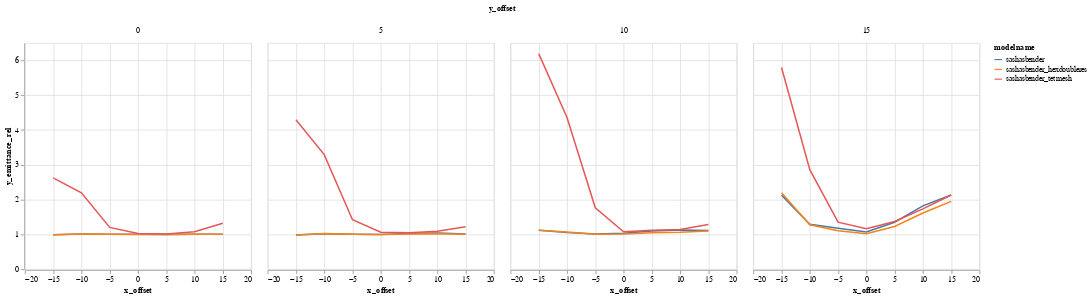

Notebook source saved alongside this figure:
### Code cell
alt.Chart(DATA).mark_line().encode(
    color="modelname",
    column='y_offset:N',
    x='x_offset',
    y='y_emittance_rel',
)

### Figure 1 — Vega-Lite specification as saved in the notebook (floating-point values rounded to 4 significant figures)
{"$schema": "https://vega.github.io/schema/vega-lite/v1.2.1.json", "data": {"values": [{"Unnamed: 0": 0, "losses": 163, "modelname": "sashasbender", "relbeta": 0.002308, "sourceID": 16777222, "sourceName": "x_-15_y_0", "x_emittance": 1.701, "x_emittance_rel": 1.049, "x_norm_emittance": 0.003926, "x_offset": -15, "y_emittance": 1.558, "y_emittance_rel": 0.9911, "y_norm_emittance": 0.003597, "y_offset": 0}, {"Unnamed: 0": 1, "losses": 156, "modelname": "sashasbender", "relbeta": 0.002308, "sourceID": 16777229, "sourceName": "x_-15_y_5", "x_emittance": 1.574, "x_emittance_rel": 0.9878, "x_norm_emittance": 0.003632, "x_offset": -15, "y_emittance": 1.566, "y_emittance_rel": 0.9826, "y_norm_emittance": 0.003615, "y_offset": 5}, {"Unnamed: 0": 2, "losses": 155, "modelname": "sashasbender", "relbeta": 0.002308, "sourceID": 16777236, "sourceName": "x_-15_y_10", "x_emittance": 2.163, "x_emittance_rel": 1.338, "x_norm_emittance": 0.004993, "x_offset": -15, "y_emittance": 1.788, "y_emittance_rel": 1.12, "y_norm_emittance": 0.004127, "y_offset": 10}, {"Unnamed: 0": 3, "losses": 144, "modelname": "sashasbender", "relbeta": 0.002308, "sourceID": 16777243, "sourceName": "x_-15_y_15", "x_emittance": 2.842, "x_emittance_rel": 1.701, "x_norm_emittance": 0.006561, "x_offset": -15, "y_emittance": 3.536, "y_emittance_rel": 2.128, "y_norm_emittance": 0.008163, "y_offset": 15}, {"Unnamed: 0": 4, "losses": 2, "modelname": "sashasbender", "relbeta": 0.002308, "sourceID": 16777220, "sourceName": "x_-10_y_0", "x_emittance": 1.708, "x_emittance_rel": 1.073, "x_norm_emittance": 0.003943, "x_offset": -10, "y_emittance": 1.567, "y_emittance_rel": 1.01, "y_norm_emittance": 0.003618, "y_offset": 0}, {"Unnamed: 0": 5, "losses": 2, "modelname": "sashasbender", "relbeta": 0.002308, "sourceID": 16777227, "sourceName": "x_-10_y_5", "x_emittance": 1.699, "x_emittance_rel": 1.053, "x_norm_emittance": 0.003921, "x_offset": -10, "y_emittance": 1.608, "y_emittance_rel": 1.017, "y_norm_emittance": 0.003711, "y_offset": 5}, {"Unnamed: 0": 6, "losses": 3, "modelname": "sashasbender", "relbeta": 0.002308, "sourceID": 16777234, "sourceName": "x_-10_y_10", "x_emittance": 1.688, "x_emittance_rel": 1.135, "x_norm_emittance": 0.003896, "x_offset": -10, "y_emittance": 1.75, "y_emittance_rel": 1.051, "y_norm_emittance": 0.00404, "y_offset": 10}, {"Unnamed: 0": 7, "losses": 1, "modelname": "sashasbender", "relbeta": 0.002308, "sourceID": 16777241, "sourceName": "x_-10_y_15", "x_emittance": 2.001, "x_emittance_rel": 1.38, "x_norm_emittance": 0.00462, "x_offset": -10, "y_emittance": 2.107, "y_emittance_rel": 1.289, "y_norm_emittance": 0.004863, "y_offset": 15}, {"Unnamed: 0": 8, "losses": 0, "modelname": "sashasbender", "relbeta": 0.002308, "sourceID": 16777218, "sourceName": "x_-5_y_0", "x_emittance": 1.68, "x_emittance_rel": 1.002, "x_norm_emittance": 0.003878, "x_offset": -5, "y_emittance": 1.72, "y_emittance_rel": 1.001, "y_norm_emittance": 0.00397, "y_offset": 0}, {"Unnamed: 0": 9, "losses": 0, "modelname": "sashasbender", "relbeta": 0.002308, "sourceID": 16777225, "sourceName": "x_-5_y_5", "x_emittance": 1.527, "x_emittance_rel": 1.002, "x_norm_emittance": 0.003524, "x_offset": -5, "y_emittance": 1.627, "y_emittance_rel": 1.001, "y_norm_emittance": 0.003757, "y_offset": 5}, {"Unnamed: 0": 10, "losses": 0, "modelname": "sashasbender", "relbeta": 0.002308, "sourceID": 16777232, "sourceName": "x_-5_y_10", "x_emittance": 1.538, "x_emittance_rel": 1.017, "x_norm_emittance": 0.00355, "x_offset": -5, "y_emittance": 1.559, "y_emittance_rel": 1.009, "y_norm_emittance": 0.003599, "y_offset": 10}, {"Unnamed: 0": 11, "losses": 0, "modelname": "sashasbender", "relbeta": 0.002308, "sourceID": 16777239, "sourceName": "x_-5_y_15", "x_emittance": 1.912, "x_emittance_rel": 1.13, "x_norm_emittance": 0.004414, "x_offset": -5, "y_emittance": 1.771, "y_emittance_rel": 1.177, "y_norm_emittance": 0.004088, "y_offset": 15}, {"Unnamed: 0": 12, "losses": 0, "modelname": "sashasbender", "relbeta": 0.002308, "sourceID": 16777216, "sourceName": "x_0_y_0", "x_emittance": 1.544, "x_emittance_rel": 1.003, "x_norm_emittance": 0.003565, "x_offset": 0, "y_emittance": 1.538, "y_emittance_rel": 1.001, "y_norm_emittance": 0.003551, "y_offset": 0}, {"Unnamed: 0": 13, "losses": 0, "modelname": "sashasbender", "relbeta": 0.002308, "sourceID": 16777223, "sourceName": "x_0_y_5", "x_emittance": 1.564, "x_emittance_rel": 1.015, "x_norm_emittance": 0.003609, "x_offset": 0, "y_emittance": 1.534, "y_emittance_rel": 0.9996, "y_norm_emittance": 0.003542, "y_offset": 5}, {"Unnamed: 0": 14, "losses": 0, "modelname": "sashasbender", "relbeta": 0.002308, "sourceID": 16777230, "sourceName": "x_0_y_10", "x_emittance": 1.473, "x_emittance_rel": 1.05, "x_norm_emittance": 0.0034, "x_offset": 0, "y_emittance": 1.528, "y_emittance_rel": 1.035, "y_norm_emittance": 0.003526, "y_offset": 10}, {"Unnamed: 0": 15, "losses": 0, "modelname": "sashasbender", "relbeta": 0.002308, "sourceID": 16777237, "sourceName": "x_0_y_15", "x_emittance": 1.862, "x_emittance_rel": 1.053, "x_norm_emittance": 0.004299, "x_offset": 0, "y_emittance": 1.724, "y_emittance_rel": 1.069, "y_norm_emittance": 0.00398, "y_offset": 15}, {"Unnamed: 0": 16, "losses": 0, "modelname": "sashasbender", "relbeta": 0.002308, "sourceID": 16777217, "sourceName": "x_5_y_0", "x_emittance": 1.555, "x_emittance_rel": 1.003, "x_norm_emittance": 0.003589, "x_offset": 5, "y_emittance": 1.674, "y_emittance_rel": 1.0, "y_norm_emittance": 0.003865, "y_offset": 0}, {"Unnamed: 0": 17, "losses": 0, "modelname": "sashasbender", "relbeta": 0.002308, "sourceID": 16777224, "sourceName": "x_5_y_5", "x_emittance": 1.639, "x_emittance_rel": 1.023, "x_norm_emittance": 0.003784, "x_offset": 5, "y_emittance": 1.51, "y_emittance_rel": 1.024, "y_norm_emittance": 0.003485, "y_offset": 5}, {"Unnamed: 0": 18, "losses": 0, "modelname": "sashasbender", "relbeta": 0.002308, "sourceID": 16777231, "sourceName": "x_5_y_10", "x_emittance": 1.564, "x_emittance_rel": 1.069, "x_norm_emittance": 0.003609, "x_offset": 5, "y_emittance": 1.746, "y_emittance_rel": 1.095, "y_norm_emittance": 0.00403, "y_offset": 10}, {"Unnamed: 0": 19, "losses": 0, "modelname": "sashasbender", "relbeta": 0.002308, "sourceID": 16777238, "sourceName": "x_5_y_15", "x_emittance": 2.025, "x_emittance_rel": 1.267, "x_norm_emittance": 0.004675, "x_offset": 5, "y_emittance": 2.122, "y_emittance_rel": 1.348, "y_norm_emittance": 0.004899, "y_offset": 15}, {"Unnamed: 0": 20, "losses": 0, "modelname": "sashasbender", "relbeta": 0.002308, "sourceID": 16777219, "sourceName": "x_10_y_0", "x_emittance": 1.581, "x_emittance_rel": 1.041, "x_norm_emittance": 0.00365, "x_offset": 10, "y_emittance": 1.601, "y_emittance_rel": 1.001, "y_norm_emittance": 0.003696, "y_offset": 0}, {"Unnamed: 0": 21, "losses": 0, "modelname": "sashasbender", "relbeta": 0.002308, "sourceID": 16777226, "sourceName": "x_10_y_5", "x_emittance": 1.509, "x_emittance_rel": 1.042, "x_norm_emittance": 0.003484, "x_offset": 10, "y_emittance": 1.569, "y_emittance_rel": 1.042, "y_norm_emittance": 0.003623, "y_offset": 5}, {"Unnamed: 0": 22, "losses": 0, "modelname": "sashasbender", "relbeta": 0.002308, "sourceID": 16777233, "sourceName": "x_10_y_10", "x_emittance": 1.944, "x_emittance_rel": 1.116, "x_norm_emittance": 0.004488, "x_offset": 10, "y_emittance": 1.819, "y_emittance_rel": 1.128, "y_norm_emittance": 0.004198, "y_offset": 10}, {"Unnamed: 0": 23, "losses": 0, "modelname": "sashasbender", "relbeta": 0.002308, "sourceID": 16777240, "sourceName": "x_10_y_15", "x_emittance": 2.657, "x_emittance_rel": 1.689, "x_norm_emittance": 0.006133, "x_offset": 10, "y_emittance": 2.748, "y_emittance_rel": 1.818, "y_norm_emittance": 0.006343, "y_offset": 15}, {"Unnamed: 0": 24, "losses": 0, "modelname": "sashasbender", "relbeta": 0.002308, "sourceID": 16777221, "sourceName": "x_15_y_0", "x_emittance": 2.106, "x_emittance_rel": 1.405, "x_norm_emittance": 0.004861, "x_offset": 15, "y_emittance": 1.579, "y_emittance_rel": 1.001, "y_norm_emittance": 0.003645, "y_offset": 0}, {"Unnamed: 0": 25, "losses": 1, "modelname": "sashasbender", "relbeta": 0.002308, "sourceID": 16777228, "sourceName": "x_15_y_5", "x_emittance": 2.025, "x_emittance_rel": 1.288, "x_norm_emittance": 0.004674, "x_offset": 15, "y_emittance": 1.5, "y_emittance_rel": 1.01, "y_norm_emittance": 0.003462, "y_offset": 5}, {"Unnamed: 0": 26, "losses": 0, "modelname": "sashasbender", "relbeta": 0.002308, "sourceID": 16777235, "sourceName": "x_15_y_10", "x_emittance": 1.966, "x_emittance_rel": 1.212, "x_norm_emittance": 0.004539, "x_offset": 15, "y_emittance": 1.791, "y_emittance_rel": 1.108, "y_norm_emittance": 0.004134, "y_offset": 10}, {"Unnamed: 0": 27, "losses": 0, "modelname": "sashasbender", "relbeta": 0.002308, "sourceID": 16777242, "sourceName": "x_15_y_15", "x_emittance": 2.766, "x_emittance_rel": 1.826, "x_norm_emittance": 0.006386, "x_offset": 15, "y_emittance": 3.384, "y_emittance_rel": 2.132, "y_norm_emittance": 0.007812, "y_offset": 15}, {"Unnamed: 0": 0, "losses": 166, "modelname": "sashasbender_hexdoubleres", "relbeta": 0.002308, "sourceID": 16777222, "sourceName": "x_-15_y_0", "x_emittance": 1.614, "x_emittance_rel": 0.9955, "x_norm_emittance": 0.003725, "x_offset": -15, "y_emittance": 1.552, "y_emittance_rel": 0.987, "y_norm_emittance": 0.003582, "y_offset": 0}, {"Unnamed: 0": 1, "losses": 156, "modelname": "sashasbender_hexdoubleres", "relbeta": 0.002308, "sourceID": 16777229, "sourceName": "x_-15_y_5", "x_emittance": 1.589, "x_emittance_rel": 0.9977, "x_norm_emittance": 0.003669, "x_offset": -15, "y_emittance": 1.566, "y_emittance_rel": 0.9824, "y_norm_emittance": 0.003614, "y_offset": 5}, {"Unnamed: 0": 2, "losses": 158, "modelname": "sashasbender_hexdoubleres", "relbeta": 0.002308, "sourceID": 16777236, "sourceName": "x_-15_y_10", "x_emittance": 2.059, "x_emittance_rel": 1.273, "x_norm_emittance": 0.004752, "x_offset": -15, "y_emittance": 1.781, "y_emittance_rel": 1.115, "y_norm_emittance": 0.004111, "y_offset": 10}, {"Unnamed: 0": 3, "losses": 144, "modelname": "sashasbender_hexdoubleres", "relbeta": 0.002309, "sourceID": 16777243, "sourceName": "x_-15_y_15", "x_emittance": 2.979, "x_emittance_rel": 1.782, "x_norm_emittance": 0.006876, "x_offset": -15, "y_emittance": 3.654, "y_emittance_rel": 2.198, "y_norm_emittance": 0.008434, "y_offset": 15}, {"Unnamed: 0": 4, "losses": 2, "modelname": "sashasbender_hexdoubleres", "relbeta": 0.002308, "sourceID": 16777220, "sourceName": "x_-10_y_0", "x_emittance": 1.711, "x_emittance_rel": 1.075, "x_norm_emittance": 0.003949, "x_offset": -10, "y_emittance": 1.57, "y_emittance_rel": 1.011, "y_norm_emittance": 0.003625, "y_offset": 0}, {"Unnamed: 0": 5, "losses": 2, "modelname": "sashasbender_hexdoubleres", "relbeta": 0.002308, "sourceID": 16777227, "sourceName": "x_-10_y_5", "x_emittance": 1.702, "x_emittance_rel": 1.055, "x_norm_emittance": 0.003928, "x_offset": -10, "y_emittance": 1.614, "y_emittance_rel": 1.022, "y_norm_emittance": 0.003727, "y_offset": 5}, {"Unnamed: 0": 6, "losses": 3, "modelname": "sashasbender_hexdoubleres", "relbeta": 0.002308, "sourceID": 16777234, "sourceName": "x_-10_y_10", "x_emittance": 1.714, "x_emittance_rel": 1.153, "x_norm_emittance": 0.003957, "x_offset": -10, "y_emittance": 1.781, "y_emittance_rel": 1.07, "y_norm_emittance": 0.004112, "y_offset": 10}, {"Unnamed: 0": 7, "losses": 1, "modelname": "sashasbender_hexdoubleres", "relbeta": 0.002308, "sourceID": 16777241, "sourceName": "x_-10_y_15", "x_emittance": 1.977, "x_emittance_rel": 1.364, "x_norm_emittance": 0.004564, "x_offset": -10, "y_emittance": 2.084, "y_emittance_rel": 1.275, "y_norm_emittance": 0.00481, "y_offset": 15}, {"Unnamed: 0": 8, "losses": 0, "modelname": "sashasbender_hexdoubleres", "relbeta": 0.002308, "sourceID": 16777218, "sourceName": "x_-5_y_0", "x_emittance": 1.678, "x_emittance_rel": 1.001, "x_norm_emittance": 0.003874, "x_offset": -5, "y_emittance": 1.721, "y_emittance_rel": 1.002, "y_norm_emittance": 0.003974, "y_offset": 0}, {"Unnamed: 0": 9, "losses": 0, "modelname": "sashasbender_hexdoubleres", "relbeta": 0.002308, "sourceID": 16777225, "sourceName": "x_-5_y_5", "x_emittance": 1.532, "x_emittance_rel": 1.005, "x_norm_emittance": 0.003536, "x_offset": -5, "y_emittance": 1.635, "y_emittance_rel": 1.005, "y_norm_emittance": 0.003773, "y_offset": 5}, {"Unnamed: 0": 10, "losses": 0, "modelname": "sashasbender_hexdoubleres", "relbeta": 0.002308, "sourceID": 16777232, "sourceName": "x_-5_y_10", "x_emittance": 1.535, "x_emittance_rel": 1.016, "x_norm_emittance": 0.003544, "x_offset": -5, "y_emittance": 1.555, "y_emittance_rel": 1.006, "y_norm_emittance": 0.003589, "y_offset": 10}, {"Unnamed: 0": 11, "losses": 0, "modelname": "sashasbender_hexdoubleres", "relbeta": 0.002308, "sourceID": 16777239, "sourceName": "x_-5_y_15", "x_emittance": 1.824, "x_emittance_rel": 1.078, "x_norm_emittance": 0.004211, "x_offset": -5, "y_emittance": 1.666, "y_emittance_rel": 1.107, "y_norm_emittance": 0.003846, "y_offset": 15}, {"Unnamed: 0": 12, "losses": 0, "modelname": "sashasbender_hexdoubleres", "relbeta": 0.002308, "sourceID": 16777216, "sourceName": "x_0_y_0", "x_emittance": 1.542, "x_emittance_rel": 1.001, "x_norm_emittance": 0.00356, "x_offset": 0, "y_emittance": 1.536, "y_emittance_rel": 0.9997, "y_norm_emittance": 0.003546, "y_offset": 0}, {"Unnamed: 0": 13, "losses": 0, "modelname": "sashasbender_hexdoubleres", "relbeta": 0.002308, "sourceID": 16777223, "sourceName": "x_0_y_5", "x_emittance": 1.551, "x_emittance_rel": 1.007, "x_norm_emittance": 0.003582, "x_offset": 0, "y_emittance": 1.53, "y_emittance_rel": 0.997, "y_norm_emittance": 0.003533, "y_offset": 5}, {"Unnamed: 0": 14, "losses": 0, "modelname": "sashasbender_hexdoubleres", "relbeta": 0.002308, "sourceID": 16777230, "sourceName": "x_0_y_10", "x_emittance": 1.434, "x_emittance_rel": 1.022, "x_norm_emittance": 0.003311, "x_offset": 0, "y_emittance": 1.493, "y_emittance_rel": 1.012, "y_norm_emittance": 0.003448, "y_offset": 10}, {"Unnamed: 0": 15, "losses": 0, "modelname": "sashasbender_hexdoubleres", "relbeta": 0.002308, "sourceID": 16777237, "sourceName": "x_0_y_15", "x_emittance": 1.801, "x_emittance_rel": 1.018, "x_norm_emittance": 0.004157, "x_offset": 0, "y_emittance": 1.647, "y_emittance_rel": 1.021, "y_norm_emittance": 0.003802, "y_offset": 15}, {"Unnamed: 0": 16, "losses": 0, "modelname": "sashasbender_hexdoubleres", "relbeta": 0.002308, "sourceID": 16777217, "sourceName": "x_5_y_0", "x_emittance": 1.555, "x_emittance_rel": 1.003, "x_norm_emittance": 0.00359, "x_offset": 5, "y_emittance": 1.673, "y_emittance_rel": 0.9994, "y_norm_emittance": 0.003863, "y_offset": 0}, {"Unnamed: 0": 17, "losses": 0, "modelname": "sashasbender_hexdoubleres", "relbeta": 0.002308, "sourceID": 16777224, "sourceName": "x_5_y_5", "x_emittance": 1.622, "x_emittance_rel": 1.012, "x_norm_emittance": 0.003744, "x_offset": 5, "y_emittance": 1.488, "y_emittance_rel": 1.01, "y_norm_emittance": 0.003435, "y_offset": 5}, {"Unnamed: 0": 18, "losses": 0, "modelname": "sashasbender_hexdoubleres", "relbeta": 0.002308, "sourceID": 16777231, "sourceName": "x_5_y_10", "x_emittance": 1.514, "x_emittance_rel": 1.035, "x_norm_emittance": 0.003494, "x_offset": 5, "y_emittance": 1.672, "y_emittance_rel": 1.049, "y_norm_emittance": 0.00386, "y_offset": 10}, {"Unnamed: 0": 19, "losses": 0, "modelname": "sashasbender_hexdoubleres", "relbeta": 0.002308, "sourceID": 16777238, "sourceName": "x_5_y_15", "x_emittance": 1.871, "x_emittance_rel": 1.17, "x_norm_emittance": 0.004318, "x_offset": 5, "y_emittance": 1.932, "y_emittance_rel": 1.228, "y_norm_emittance": 0.004461, "y_offset": 15}, {"Unnamed: 0": 20, "losses": 0, "modelname": "sashasbender_hexdoubleres", "relbeta": 0.002309, "sourceID": 16777219, "sourceName": "x_10_y_0", "x_emittance": 1.585, "x_emittance_rel": 1.043, "x_norm_emittance": 0.003659, "x_offset": 10, "y_emittance": 1.6, "y_emittance_rel": 1.0, "y_norm_emittance": 0.003693, "y_offset": 0}, {"Unnamed: 0": 21, "losses": 0, "modelname": "sashasbender_hexdoubleres", "relbeta": 0.002308, "sourceID": 16777226, "sourceName": "x_10_y_5", "x_emittance": 1.494, "x_emittance_rel": 1.032, "x_norm_emittance": 0.003448, "x_offset": 10, "y_emittance": 1.538, "y_emittance_rel": 1.021, "y_norm_emittance": 0.00355, "y_offset": 5}, {"Unnamed: 0": 22, "losses": 0, "modelname": "sashasbender_hexdoubleres", "relbeta": 0.002308, "sourceID": 16777233, "sourceName": "x_10_y_10", "x_emittance": 1.856, "x_emittance_rel": 1.065, "x_norm_emittance": 0.004284, "x_offset": 10, "y_emittance": 1.711, "y_emittance_rel": 1.061, "y_norm_emittance": 0.00395, "y_offset": 10}, {"Unnamed: 0": 23, "losses": 0, "modelname": "sashasbender_hexdoubleres", "relbeta": 0.002308, "sourceID": 16777240, "sourceName": "x_10_y_15", "x_emittance": 2.365, "x_emittance_rel": 1.504, "x_norm_emittance": 0.00546, "x_offset": 10, "y_emittance": 2.437, "y_emittance_rel": 1.613, "y_norm_emittance": 0.005627, "y_offset": 15}, {"Unnamed: 0": 24, "losses": 0, "modelname": "sashasbender_hexdoubleres", "relbeta": 0.002308, "sourceID": 16777221, "sourceName": "x_15_y_0", "x_emittance": 2.129, "x_emittance_rel": 1.42, "x_norm_emittance": 0.004914, "x_offset": 15, "y_emittance": 1.58, "y_emittance_rel": 1.001, "y_norm_emittance": 0.003646, "y_offset": 0}, {"Unnamed: 0": 25, "losses": 1, "modelname": "sashasbender_hexdoubleres", "relbeta": 0.002308, "sourceID": 16777228, "sourceName": "x_15_y_5", "x_emittance": 2.059, "x_emittance_rel": 1.31, "x_norm_emittance": 0.004753, "x_offset": 15, "y_emittance": 1.491, "y_emittance_rel": 1.003, "y_norm_emittance": 0.003441, "y_offset": 5}, {"Unnamed: 0": 26, "losses": 0, "modelname": "sashasbender_hexdoubleres", "relbeta": 0.002308, "sourceID": 16777235, "sourceName": "x_15_y_10", "x_emittance": 1.999, "x_emittance_rel": 1.232, "x_norm_emittance": 0.004614, "x_offset": 15, "y_emittance": 1.773, "y_emittance_rel": 1.097, "y_norm_emittance": 0.004094, "y_offset": 10}, {"Unnamed: 0": 27, "losses": 0, "modelname": "sashasbender_hexdoubleres", "relbeta": 0.002308, "sourceID": 16777242, "sourceName": "x_15_y_15", "x_emittance": 2.604, "x_emittance_rel": 1.719, "x_norm_emittance": 0.006012, "x_offset": 15, "y_emittance": 3.095, "y_emittance_rel": 1.95, "y_norm_emittance": 0.007145, "y_offset": 15}, {"Unnamed: 0": 0, "losses": 162, "modelname": "sashasbender_tetmesh", "relbeta": 0.002308, "sourceID": 16777222, "sourceName": "x_-15_y_0", "x_emittance": 12.64, "x_emittance_rel": 7.794, "x_norm_emittance": 0.02916, "x_offset": -15, "y_emittance": 4.124, "y_emittance_rel": 2.623, "y_norm_emittance": 0.009518, "y_offset": 0}, {"Unnamed: 0": 1, "losses": 150, "modelname": "sashasbender_tetmesh", "relbeta": 0.002307, "sourceID": 16777229, "sourceName": "x_-15_y_5", "x_emittance": 11.54, "x_emittance_rel": 7.246, "x_norm_emittance": 0.02663, "x_offset": -15, "y_emittance": 6.843, "y_emittance_rel": 4.294, "y_norm_emittance": 0.01578, "y_offset": 5}, {"Unnamed: 0": 2, "losses": 158, "modelname": "sashasbender_tetmesh", "relbeta": 0.002309, "sourceID": 16777236, "sourceName": "x_-15_y_10", "x_emittance": 8.493, "x_emittance_rel": 5.252, "x_norm_emittance": 0.01961, "x_offset": -15, "y_emittance": 9.891, "y_emittance_rel": 6.195, "y_norm_emittance": 0.02283, "y_offset": 10}, {"Unnamed: 0": 3, "losses": 138, "modelname": "sashasbender_tetmesh", "relbeta": 0.002305, "sourceID": 16777243, "sourceName": "x_-15_y_15", "x_emittance": 7.71, "x_emittance_rel": 4.614, "x_norm_emittance": 0.01777, "x_offset": -15, "y_emittance": 9.631, "y_emittance_rel": 5.795, "y_norm_emittance": 0.0222, "y_offset": 15}, {"Unnamed: 0": 4, "losses": 2, "modelname": "sashasbender_tetmesh", "relbeta": 0.002309, "sourceID": 16777220, "sourceName": "x_-10_y_0", "x_emittance": 12.11, "x_emittance_rel": 7.605, "x_norm_emittance": 0.02795, "x_offset": -10, "y_emittance": 3.409, "y_emittance_rel": 2.195, "y_norm_emittance": 0.00787, "y_offset": 0}, {"Unnamed: 0": 5, "losses": 1, "modelname": "sashasbender_tetmesh", "relbeta": 0.002308, "sourceID": 16777227, "sourceName": "x_-10_y_5", "x_emittance": 9.265, "x_emittance_rel": 5.744, "x_norm_emittance": 0.02138, "x_offset": -10, "y_emittance": 5.201, "y_emittance_rel": 3.292, "y_norm_emittance": 0.01201, "y_offset": 5}, {"Unnamed: 0": 6, "losses": 3, "modelname": "sashasbender_tetmesh", "relbeta": 0.002309, "sourceID": 16777234, "sourceName": "x_-10_y_10", "x_emittance": 8.219, "x_emittance_rel": 5.529, "x_norm_emittance": 0.01897, "x_offset": -10, "y_emittance": 7.258, "y_emittance_rel": 4.359, "y_norm_emittance": 0.01676, "y_offset": 10}, {"Unnamed: 0": 7, "losses": 0, "modelname": "sashasbender_tetmesh", "relbeta": 0.002309, "sourceID": 16777241, "sourceName": "x_-10_y_15", "x_emittance": 5.971, "x_emittance_rel": 4.119, "x_norm_emittance": 0.01379, "x_offset": -10, "y_emittance": 4.676, "y_emittance_rel": 2.861, "y_norm_emittance": 0.0108, "y_offset": 15}, {"Unnamed: 0": 8, "losses": 0, "modelname": "sashasbender_tetmesh", "relbeta": 0.002308, "sourceID": 16777218, "sourceName": "x_-5_y_0", "x_emittance": 2.301, "x_emittance_rel": 1.373, "x_norm_emittance": 0.005313, "x_offset": -5, "y_emittance": 2.061, "y_emittance_rel": 1.2, "y_norm_emittance": 0.004758, "y_offset": 0}, {"Unnamed: 0": 9, "losses": 0, "modelname": "sashasbender_tetmesh", "relbeta": 0.002309, "sourceID": 16777225, "sourceName": "x_-5_y_5", "x_emittance": 3.082, "x_emittance_rel": 2.023, "x_norm_emittance": 0.007115, "x_offset": -5, "y_emittance": 2.311, "y_emittance_rel": 1.422, "y_norm_emittance": 0.005335, "y_offset": 5}, {"Unnamed: 0": 10, "losses": 0, "modelname": "sashasbender_tetmesh", "relbeta": 0.002308, "sourceID": 16777232, "sourceName": "x_-5_y_10", "x_emittance": 3.411, "x_emittance_rel": 2.257, "x_norm_emittance": 0.007873, "x_offset": -5, "y_emittance": 2.728, "y_emittance_rel": 1.765, "y_norm_emittance": 0.006298, "y_offset": 10}, {"Unnamed: 0": 11, "losses": 0, "modelname": "sashasbender_tetmesh", "relbeta": 0.002309, "sourceID": 16777239, "sourceName": "x_-5_y_15", "x_emittance": 2.414, "x_emittance_rel": 1.427, "x_norm_emittance": 0.005572, "x_offset": -5, "y_emittance": 2.032, "y_emittance_rel": 1.35, "y_norm_emittance": 0.00469, "y_offset": 15}, {"Unnamed: 0": 12, "losses": 0, "modelname": "sashasbender_tetmesh", "relbeta": 0.002309, "sourceID": 16777216, "sourceName": "x_0_y_0", "x_emittance": 1.746, "x_emittance_rel": 1.134, "x_norm_emittance": 0.004032, "x_offset": 0, "y_emittance": 1.58, "y_emittance_rel": 1.028, "y_norm_emittance": 0.003648, "y_offset": 0}, {"Unnamed: 0": 13, "losses": 0, "modelname": "sashasbender_tetmesh", "relbeta": 0.002308, "sourceID": 16777223, "sourceName": "x_0_y_5", "x_emittance": 1.92, "x_emittance_rel": 1.246, "x_norm_emittance": 0.004431, "x_offset": 0, "y_emittance": 1.627, "y_emittance_rel": 1.06, "y_norm_emittance": 0.003756, "y_offset": 5}, {"Unnamed: 0": 14, "losses": 0, "modelname": "sashasbender_tetmesh", "relbeta": 0.002308, "sourceID": 16777230, "sourceName": "x_0_y_10", "x_emittance": 1.538, "x_emittance_rel": 1.096, "x_norm_emittance": 0.00355, "x_offset": 0, "y_emittance": 1.587, "y_emittance_rel": 1.076, "y_norm_emittance": 0.003664, "y_offset": 10}, {"Unnamed: 0": 15, "losses": 0, "modelname": "sashasbender_tetmesh", "relbeta": 0.002308, "sourceID": 16777237, "sourceName": "x_0_y_15", "x_emittance": 2.107, "x_emittance_rel": 1.191, "x_norm_emittance": 0.004863, "x_offset": 0, "y_emittance": 1.872, "y_emittance_rel": 1.161, "y_norm_emittance": 0.004322, "y_offset": 15}, {"Unnamed: 0": 16, "losses": 0, "modelname": "sashasbender_tetmesh", "relbeta": 0.002308, "sourceID": 16777217, "sourceName": "x_5_y_0", "x_emittance": 1.635, "x_emittance_rel": 1.055, "x_norm_emittance": 0.003775, "x_offset": 5, "y_emittance": 1.69, "y_emittance_rel": 1.01, "y_norm_emittance": 0.003902, "y_offset": 0}, {"Unnamed: 0": 17, "losses": 0, "modelname": "sashasbender_tetmesh", "relbeta": 0.002308, "sourceID": 16777224, "sourceName": "x_5_y_5", "x_emittance": 1.697, "x_emittance_rel": 1.059, "x_norm_emittance": 0.003917, "x_offset": 5, "y_emittance": 1.544, "y_emittance_rel": 1.048, "y_norm_emittance": 0.003564, "y_offset": 5}, {"Unnamed: 0": 18, "losses": 0, "modelname": "sashasbender_tetmesh", "relbeta": 0.002308, "sourceID": 16777231, "sourceName": "x_5_y_10", "x_emittance": 1.61, "x_emittance_rel": 1.101, "x_norm_emittance": 0.003718, "x_offset": 5, "y_emittance": 1.778, "y_emittance_rel": 1.115, "y_norm_emittance": 0.004104, "y_offset": 10}, {"Unnamed: 0": 19, "losses": 0, "modelname": "sashasbender_tetmesh", "relbeta": 0.002308, "sourceID": 16777238, "sourceName": "x_5_y_15", "x_emittance": 2.1, "x_emittance_rel": 1.314, "x_norm_emittance": 0.004847, "x_offset": 5, "y_emittance": 2.156, "y_emittance_rel": 1.37, "y_norm_emittance": 0.004977, "y_offset": 15}, {"Unnamed: 0": 20, "losses": 0, "modelname": "sashasbender_tetmesh", "relbeta": 0.002308, "sourceID": 16777219, "sourceName": "x_10_y_0", "x_emittance": 1.843, "x_emittance_rel": 1.213, "x_norm_emittance": 0.004254, "x_offset": 10, "y_emittance": 1.718, "y_emittance_rel": 1.074, "y_norm_emittance": 0.003965, "y_offset": 0}, {"Unnamed: 0": 21, "losses": 0, "modelname": "sashasbender_tetmesh", "relbeta": 0.002308, "sourceID": 16777226, "sourceName": "x_10_y_5", "x_emittance": 1.684, "x_emittance_rel": 1.163, "x_norm_emittance": 0.003887, "x_offset": 10, "y_emittance": 1.647, "y_emittance_rel": 1.093, "y_norm_emittance": 0.003802, "y_offset": 5}, {"Unnamed: 0": 22, "losses": 0, "modelname": "sashasbender_tetmesh", "relbeta": 0.002309, "sourceID": 16777233, "sourceName": "x_10_y_10", "x_emittance": 2.015, "x_emittance_rel": 1.156, "x_norm_emittance": 0.004652, "x_offset": 10, "y_emittance": 1.843, "y_emittance_rel": 1.143, "y_norm_emittance": 0.004256, "y_offset": 10}, {"Unnamed: 0": 23, "losses": 0, "modelname": "sashasbender_tetmesh", "relbeta": 0.002308, "sourceID": 16777240, "sourceName": "x_10_y_15", "x_emittance": 2.571, "x_emittance_rel": 1.634, "x_norm_emittance": 0.005935, "x_offset": 10, "y_emittance": 2.62, "y_emittance_rel": 1.733, "y_norm_emittance": 0.006048, "y_offset": 15}, {"Unnamed: 0": 24, "losses": 0, "modelname": "sashasbender_tetmesh", "relbeta": 0.002309, "sourceID": 16777221, "sourceName": "x_15_y_0", "x_emittance": 3.497, "x_emittance_rel": 2.334, "x_norm_emittance": 0.008075, "x_offset": 15, "y_emittance": 2.079, "y_emittance_rel": 1.317, "y_norm_emittance": 0.004799, "y_offset": 0}, {"Unnamed: 0": 25, "losses": 1, "modelname": "sashasbender_tetmesh", "relbeta": 0.002308, "sourceID": 16777228, "sourceName": "x_15_y_5", "x_emittance": 2.881, "x_emittance_rel": 1.833, "x_norm_emittance": 0.00665, "x_offset": 15, "y_emittance": 1.812, "y_emittance_rel": 1.22, "y_norm_emittance": 0.004183, "y_offset": 5}, {"Unnamed: 0": 26, "losses": 0, "modelname": "sashasbender_tetmesh", "relbeta": 0.002309, "sourceID": 16777235, "sourceName": "x_15_y_10", "x_emittance": 2.789, "x_emittance_rel": 1.719, "x_norm_emittance": 0.006438, "x_offset": 15, "y_emittance": 2.079, "y_emittance_rel": 1.287, "y_norm_emittance": 0.0048, "y_offset": 10}, {"Unnamed: 0": 27, "losses": 0, "modelname": "sashasbender_tetmesh", "relbeta": 0.002309, "sourceID": 16777242, "sourceName": "x_15_y_15", "x_emittance": 3.369, "x_emittance_rel": 2.224, "x_norm_emittance": 0.007777, "x_offset": 15, "y_emittance": 3.386, "y_emittance_rel": 2.133, "y_norm_emittance": 0.007817, "y_offset": 15}]}, "encoding": {"color": {"field": "modelname", "type": "nominal"}, "column": {"field": "y_offset", "type": "nominal"}, "x": {"field": "x_offset", "type": "quantitative"}, "y": {"field": "y_emittance_rel", "type": "quantitative"}}, "mark": "line"}
